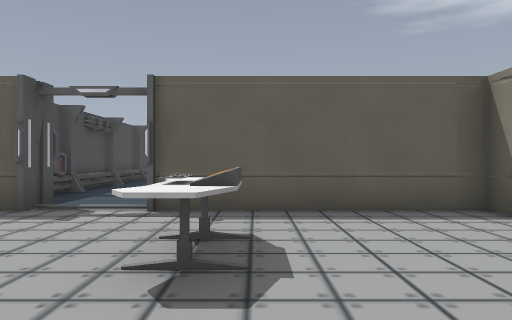
View 1 (above)

14 first-person views from a walk through a Godot game level. The camera is 1.5 m above the floor, looks level and sees 70° across. The floor is counted in squares, 2 m on a side. Each view is taken from the middle of a square. On the plan, view 1 faces up. The plan holds only what a view shows up to about 11 squares ahead; the rest is blank. The place goes on beyond the plan. Characters and animated objects are not drawn. Door leaves are left out where a doorway can be walked through. Some surface patterns are stand-ins.

View 2
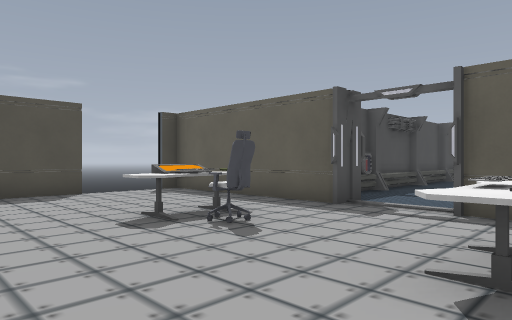

View 3
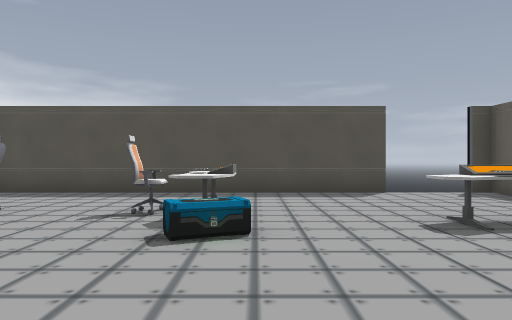

View 4
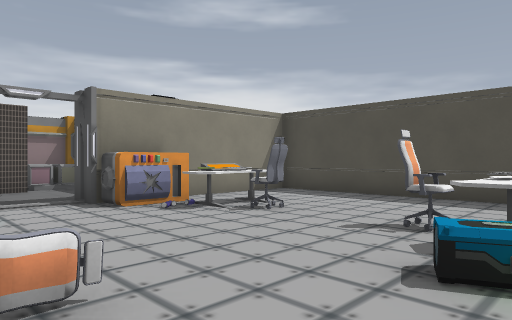

View 5
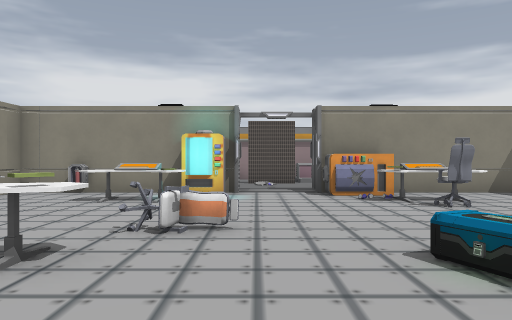

View 6
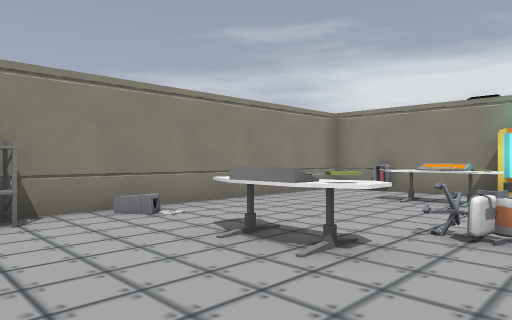

View 7
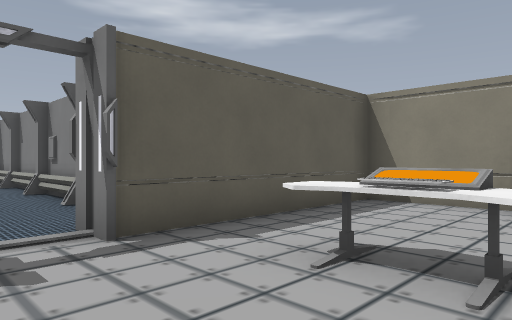

View 8
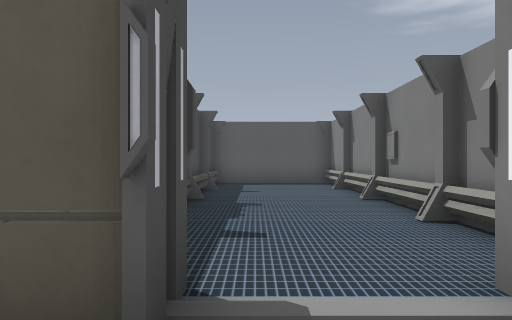

View 9
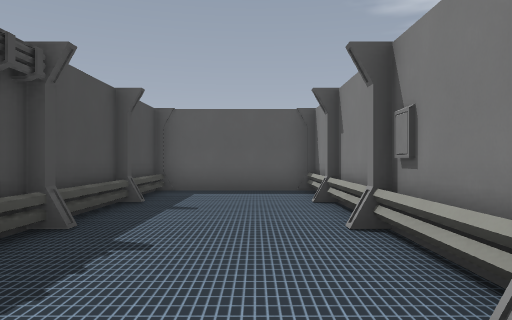

View 10
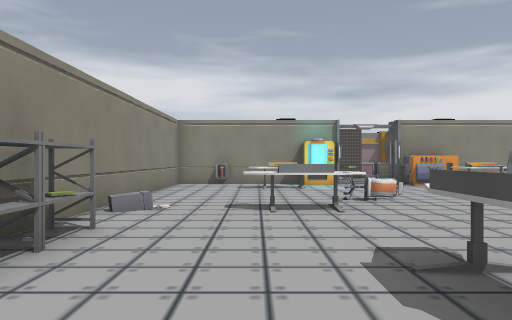

View 11
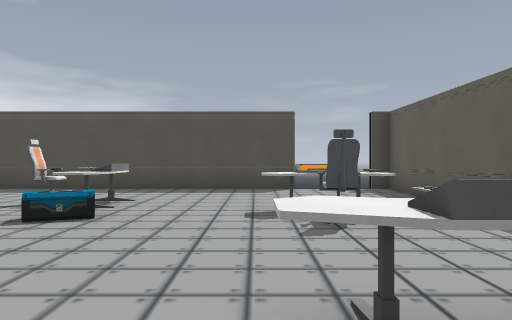

View 12
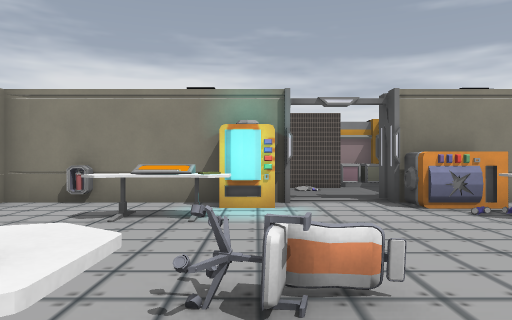

View 13
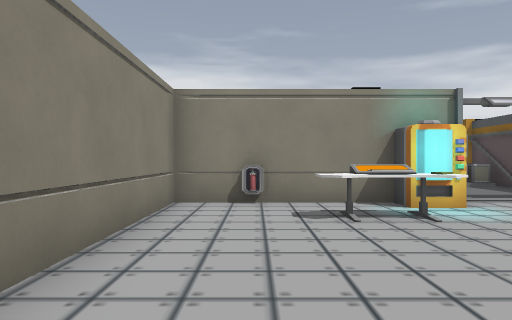

View 14
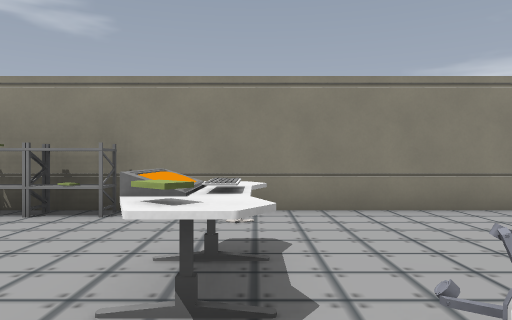

### Floor plan
Points are (right, up) in squares from view 1. A wall is a line through its corners. A room is listed if a view was taken in it or the views show most of it. See-through windows are left out.
Room 1 (views 1, 2, 3, 4, 5, 6, 7, 8, 10, 11, 12, 13, 14)
walls: (-1.3, -5.6) (-0.4, -5.6); (-3.4, 5.5) (-8.5, 5.5) (-8.5, 5); (-0.4, -5.8) (-0.4, -6.4); (-5, -5.6) (-3.6, -5.6); (3.4, 3.4) (3.4, 5.5) (-1.6, 5.5); (0.4, -6.5) (3.4, -6.5) (3.4, 0.6); (-8.5, 3.1) (-8.5, -6.5); (-8, -6.5) (-5.4, -6.5)
low walls: (-1.3, -5.8) (-0.4, -5.8)
ways out: door at (-2.5, 5.5) to room 2; door at (-2.5, -6.5); gap at (-9, 3)
objects: desk (-6, -5); desk (-6, -1); other object (-5, -5); chair (-5, -4); chair (-5, -1); desk (-4, -5); crate (-4, -1); other object (-4, 0); desk (-4, 2); chair (-4, 3); desk (-4, 4); chair (-1, -2); desk (-1, 2) to (0, 4); keyboard (-1, 3); other object (0, -5); keyboard (0, -1); desk (1, -5); desk (1, -1); fire extinguisher (2, -6); shelf (3, 1); shelf (3, 2) to (3, 3)
Room 2 (view 9)
walls: (-4, 10.9) (-4.4, 10.9) (-4.4, 9); (-0.5, 9) (-0.5, 10.4); (-0.5, 11.7) (-0.5, 13.4) (-1, 13.4); (-0.5, 7.7) (-0.5, 8.4) (-1, 8.4); (-0.7, 7.4) (-0.7, 13.5); (-4, 13.4) (-4.4, 13.4) (-4.4, 11.4); (-4.2, 13.4) (-4.2, 8.4)
ways out: door at (-2.5, 5.5) to room 1; opening at (-2.5, 13) to room 3
objects: fire extinguisher (-4, 8); box (-1, 11)
Room 3 (no view inside)
walls: (-4.4, 15.9) (-4.4, 14.1); (-0.5, 14.5) (-0.5, 16); (-0.7, 13.5) (-0.7, 16) (-4.2, 15.9) (-4.2, 13.4)
ways out: opening at (-2.5, 13) to room 2

Positions as (right, up) in squares from view 1, and headings:
1: (0, 0), facing up
2: (0, 0), facing up-left
3: (0, 0), facing left
4: (-1, 0), facing down-left
5: (-2, 2), facing down
6: (-2, 2), facing down-right
7: (-3, 2), facing up-right
8: (-3, 4), facing up
9: (-2, 7), facing up
10: (1, 5), facing down
11: (1, 2), facing left
12: (-1, 0), facing down
13: (2, 0), facing down
14: (-2, -1), facing right
